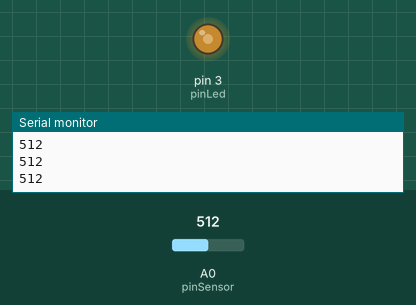
Recording of a sketch running on a simulated Arduino Uno, built with avr-gcc and run on an emulated ATmega328P. Shown: output pins drawn as LEDs (lit = HIGH), the last lines printed to the serial monitor. The test bench sets the inputs (shaded band); at power-on: A0 (pinSensor) = 512.

Above: at 1.2 s.
1.3 s: A0 (pinSensor) set to 716
At 2.5 s:
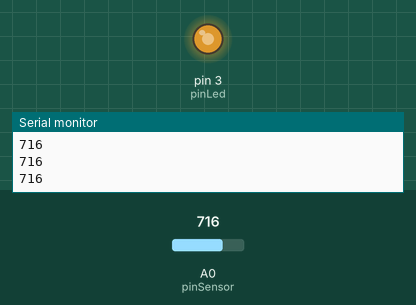
2.8 s: A0 (pinSensor) set to 900
At 3.7 s:
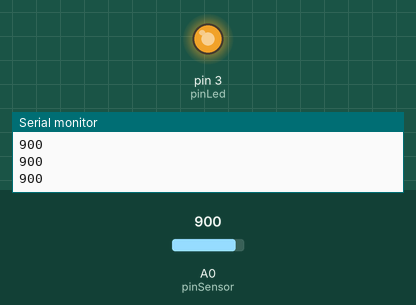
4.3 s: A0 (pinSensor) set to 122
At 4.8 s:
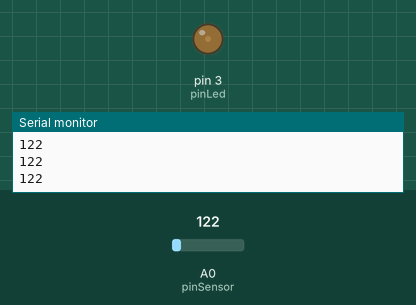
5.8 s: A0 (pinSensor) set to 0
At 7.0 s:
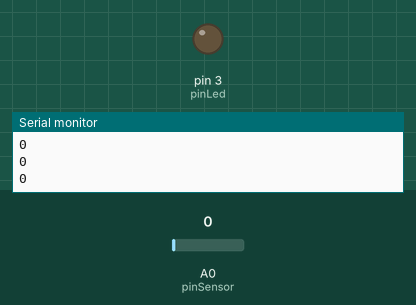
7.3 s: A0 (pinSensor) set to 511
At 8.3 s:
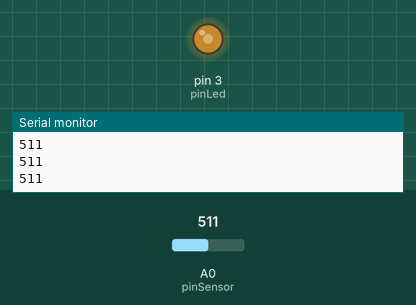
Timing chart, 0 to 9.8 s (numbered marks = the images above; inputs shaded):
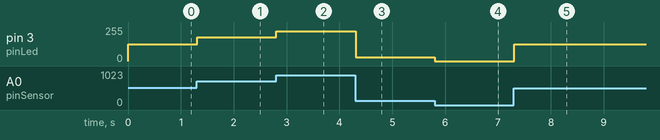

The sketch:

ej_02_entrada_salida_analogica.ino
```cpp
// ej_02_entrada_salida_analogica
// por sergiomoradiaz
// para Academia Sinestesia
// Programa Medios Interactivos 2023
// v0.0.3 septiembre 2023
// hecho con Arduino 2.1.0

// declarar variables
int pinSensor = A0;  // sensor en pin A0
int datoSensor;      // variable para leer datos de sensor
int pinLed = 3;      // led en pin 3
int datoLed;         // variable para escribir datos en led

void setup() {
  // configuracion
  pinMode(pinLed, OUTPUT);
  pinMode(pinSensor, INPUT);  // pin en modo entrada
  Serial.begin(9600);         // iniciar comunicacion serial
}

void loop() {
  // comportamiento
  datoSensor = analogRead(pinSensor);  // leer y almacenar datos
  Serial.println(datoSensor);          // ver datos en monitor

  datoLed = map(datoSensor, 0, 1023, 0, 255);  // mapeo de valores
  analogWrite(pinLed, datoLed);                // escribir datos analogicos
}
```

Measured:
- after the input at 1.3 s, pin 3 (pinLed): 127/255 → 178/255 at once
- after the input at 2.8 s, pin 3 (pinLed): 178/255 → 224/255 at once
- after the input at 4.3 s, pin 3 (pinLed): 224/255 → 30/255 at once
- after the input at 5.8 s, pin 3 (pinLed): 30/255 → 0/255 at once
- after the input at 7.3 s, pin 3 (pinLed): 0/255 → 127/255 at once
